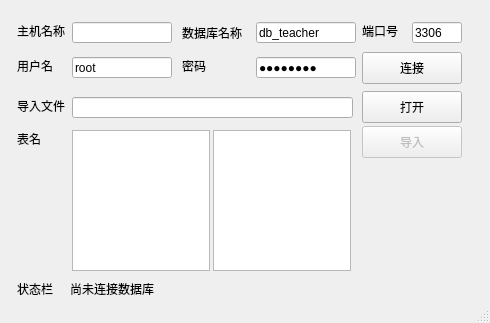
<?xml version="1.0" encoding="UTF-8"?>
<ui version="4.0">
 <class>MainWindow</class>
 <widget class="QMainWindow" name="MainWindow">
  <property name="geometry">
   <rect>
    <x>0</x>
    <y>0</y>
    <width>490</width>
    <height>323</height>
   </rect>
  </property>
  <property name="windowTitle">
   <string>MainWindow</string>
  </property>
  <widget class="QWidget" name="centralwidget">
   <widget class="QLabel" name="label_8">
    <property name="geometry">
     <rect>
      <x>17</x>
      <y>97</y>
      <width>60</width>
      <height>18</height>
     </rect>
    </property>
    <property name="minimumSize">
     <size>
      <width>60</width>
      <height>0</height>
     </size>
    </property>
    <property name="maximumSize">
     <size>
      <width>60</width>
      <height>16777215</height>
     </size>
    </property>
    <property name="text">
     <string>导入文件</string>
    </property>
   </widget>
   <widget class="QLineEdit" name="file_path">
    <property name="geometry">
     <rect>
      <x>72</x>
      <y>97</y>
      <width>281</width>
      <height>21</height>
     </rect>
    </property>
    <property name="minimumSize">
     <size>
      <width>100</width>
      <height>0</height>
     </size>
    </property>
    <property name="maximumSize">
     <size>
      <width>16777215</width>
      <height>16777215</height>
     </size>
    </property>
    <property name="text">
     <string/>
    </property>
   </widget>
   <widget class="QPushButton" name="connect_btn">
    <property name="geometry">
     <rect>
      <x>362</x>
      <y>52</y>
      <width>100</width>
      <height>32</height>
     </rect>
    </property>
    <property name="text">
     <string>连接</string>
    </property>
   </widget>
   <widget class="QPushButton" name="open_btn">
    <property name="geometry">
     <rect>
      <x>362</x>
      <y>91</y>
      <width>100</width>
      <height>32</height>
     </rect>
    </property>
    <property name="text">
     <string>打开</string>
    </property>
   </widget>
   <widget class="QLabel" name="label_9">
    <property name="geometry">
     <rect>
      <x>17</x>
      <y>130</y>
      <width>60</width>
      <height>18</height>
     </rect>
    </property>
    <property name="minimumSize">
     <size>
      <width>60</width>
      <height>0</height>
     </size>
    </property>
    <property name="maximumSize">
     <size>
      <width>60</width>
      <height>16777215</height>
     </size>
    </property>
    <property name="text">
     <string>表名</string>
    </property>
   </widget>
   <widget class="QListWidget" name="sheet_list">
    <property name="geometry">
     <rect>
      <x>72</x>
      <y>130</y>
      <width>138</width>
      <height>141</height>
     </rect>
    </property>
   </widget>
   <widget class="QListWidget" name="excel_title_list">
    <property name="geometry">
     <rect>
      <x>213</x>
      <y>130</y>
      <width>138</width>
      <height>141</height>
     </rect>
    </property>
   </widget>
   <widget class="QLabel" name="label_10">
    <property name="geometry">
     <rect>
      <x>17</x>
      <y>280</y>
      <width>60</width>
      <height>18</height>
     </rect>
    </property>
    <property name="minimumSize">
     <size>
      <width>60</width>
      <height>0</height>
     </size>
    </property>
    <property name="maximumSize">
     <size>
      <width>60</width>
      <height>16777215</height>
     </size>
    </property>
    <property name="text">
     <string>状态栏</string>
    </property>
   </widget>
   <widget class="QLabel" name="status_line">
    <property name="geometry">
     <rect>
      <x>70</x>
      <y>280</y>
      <width>381</width>
      <height>18</height>
     </rect>
    </property>
    <property name="minimumSize">
     <size>
      <width>60</width>
      <height>0</height>
     </size>
    </property>
    <property name="maximumSize">
     <size>
      <width>1677777</width>
      <height>16777215</height>
     </size>
    </property>
    <property name="text">
     <string>尚未连接数据库</string>
    </property>
   </widget>
   <widget class="QPushButton" name="import_btn">
    <property name="enabled">
     <bool>false</bool>
    </property>
    <property name="geometry">
     <rect>
      <x>362</x>
      <y>126</y>
      <width>100</width>
      <height>32</height>
     </rect>
    </property>
    <property name="text">
     <string>导入</string>
    </property>
   </widget>
   <widget class="QLabel" name="label">
    <property name="geometry">
     <rect>
      <x>17</x>
      <y>22</y>
      <width>60</width>
      <height>18</height>
     </rect>
    </property>
    <property name="minimumSize">
     <size>
      <width>60</width>
      <height>0</height>
     </size>
    </property>
    <property name="maximumSize">
     <size>
      <width>60</width>
      <height>16777215</height>
     </size>
    </property>
    <property name="text">
     <string>主机名称</string>
    </property>
   </widget>
   <widget class="QLineEdit" name="db_name">
    <property name="geometry">
     <rect>
      <x>256</x>
      <y>22</y>
      <width>100</width>
      <height>21</height>
     </rect>
    </property>
    <property name="minimumSize">
     <size>
      <width>100</width>
      <height>0</height>
     </size>
    </property>
    <property name="maximumSize">
     <size>
      <width>100</width>
      <height>16777215</height>
     </size>
    </property>
    <property name="text">
     <string>db_teacher</string>
    </property>
   </widget>
   <widget class="QLabel" name="label_7">
    <property name="geometry">
     <rect>
      <x>182</x>
      <y>22</y>
      <width>66</width>
      <height>21</height>
     </rect>
    </property>
    <property name="minimumSize">
     <size>
      <width>66</width>
      <height>0</height>
     </size>
    </property>
    <property name="maximumSize">
     <size>
      <width>66</width>
      <height>16777215</height>
     </size>
    </property>
    <property name="text">
     <string>数据库名称</string>
    </property>
   </widget>
   <widget class="QLineEdit" name="server_name">
    <property name="geometry">
     <rect>
      <x>72</x>
      <y>22</y>
      <width>100</width>
      <height>21</height>
     </rect>
    </property>
    <property name="minimumSize">
     <size>
      <width>100</width>
      <height>0</height>
     </size>
    </property>
    <property name="maximumSize">
     <size>
      <width>80</width>
      <height>16777215</height>
     </size>
    </property>
    <property name="text">
     <string/>
    </property>
   </widget>
   <widget class="QLineEdit" name="port_name">
    <property name="enabled">
     <bool>true</bool>
    </property>
    <property name="geometry">
     <rect>
      <x>412</x>
      <y>22</y>
      <width>50</width>
      <height>21</height>
     </rect>
    </property>
    <property name="minimumSize">
     <size>
      <width>50</width>
      <height>0</height>
     </size>
    </property>
    <property name="maximumSize">
     <size>
      <width>50</width>
      <height>16777215</height>
     </size>
    </property>
    <property name="text">
     <string>3306</string>
    </property>
   </widget>
   <widget class="QLabel" name="label_4">
    <property name="geometry">
     <rect>
      <x>362</x>
      <y>22</y>
      <width>40</width>
      <height>18</height>
     </rect>
    </property>
    <property name="minimumSize">
     <size>
      <width>40</width>
      <height>0</height>
     </size>
    </property>
    <property name="maximumSize">
     <size>
      <width>40</width>
      <height>16777215</height>
     </size>
    </property>
    <property name="text">
     <string>端口号</string>
    </property>
   </widget>
   <widget class="QLineEdit" name="user_name">
    <property name="geometry">
     <rect>
      <x>72</x>
      <y>57</y>
      <width>100</width>
      <height>21</height>
     </rect>
    </property>
    <property name="minimumSize">
     <size>
      <width>100</width>
      <height>0</height>
     </size>
    </property>
    <property name="maximumSize">
     <size>
      <width>100</width>
      <height>16777215</height>
     </size>
    </property>
    <property name="text">
     <string>root</string>
    </property>
   </widget>
   <widget class="QLabel" name="label_3">
    <property name="geometry">
     <rect>
      <x>17</x>
      <y>57</y>
      <width>60</width>
      <height>18</height>
     </rect>
    </property>
    <property name="minimumSize">
     <size>
      <width>60</width>
      <height>0</height>
     </size>
    </property>
    <property name="maximumSize">
     <size>
      <width>60</width>
      <height>16777215</height>
     </size>
    </property>
    <property name="text">
     <string>用户名</string>
    </property>
   </widget>
   <widget class="QLineEdit" name="pwd_name">
    <property name="geometry">
     <rect>
      <x>256</x>
      <y>57</y>
      <width>100</width>
      <height>21</height>
     </rect>
    </property>
    <property name="minimumSize">
     <size>
      <width>100</width>
      <height>0</height>
     </size>
    </property>
    <property name="maximumSize">
     <size>
      <width>100</width>
      <height>16777215</height>
     </size>
    </property>
    <property name="tabletTracking">
     <bool>true</bool>
    </property>
    <property name="text">
     <string>Aa123456</string>
    </property>
    <property name="echoMode">
     <enum>QLineEdit::Password</enum>
    </property>
   </widget>
   <widget class="QLabel" name="label_5">
    <property name="geometry">
     <rect>
      <x>182</x>
      <y>57</y>
      <width>60</width>
      <height>18</height>
     </rect>
    </property>
    <property name="minimumSize">
     <size>
      <width>60</width>
      <height>0</height>
     </size>
    </property>
    <property name="maximumSize">
     <size>
      <width>60</width>
      <height>16777215</height>
     </size>
    </property>
    <property name="text">
     <string>密码</string>
    </property>
   </widget>
  </widget>
  <widget class="QStatusBar" name="statusbar"/>
 </widget>
 <resources/>
 <connections/>
</ui>
